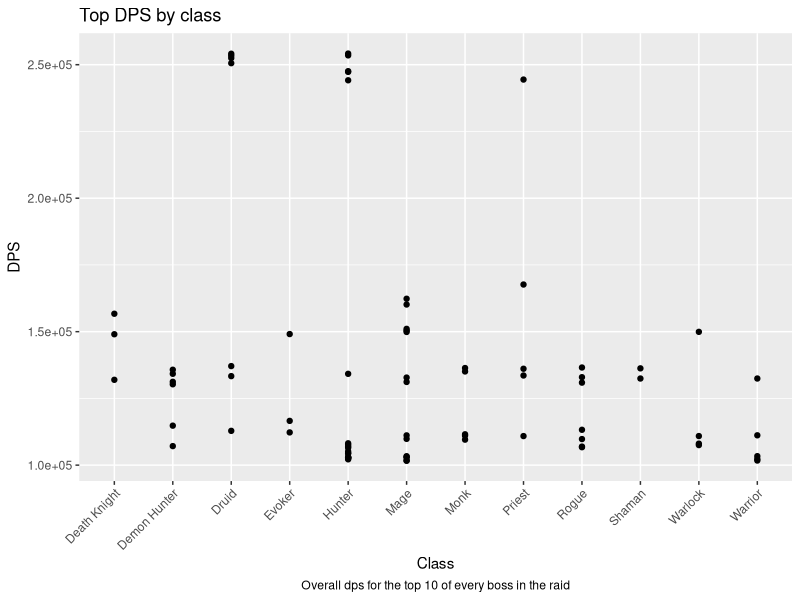
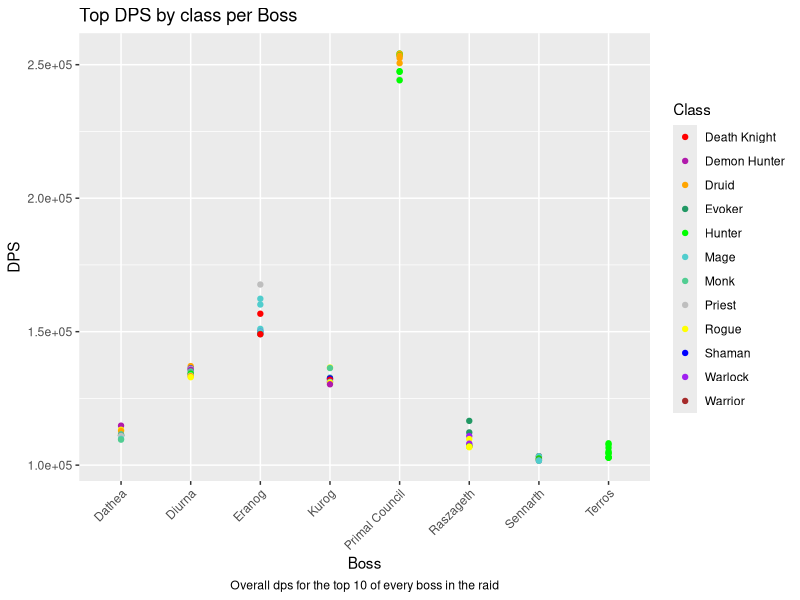
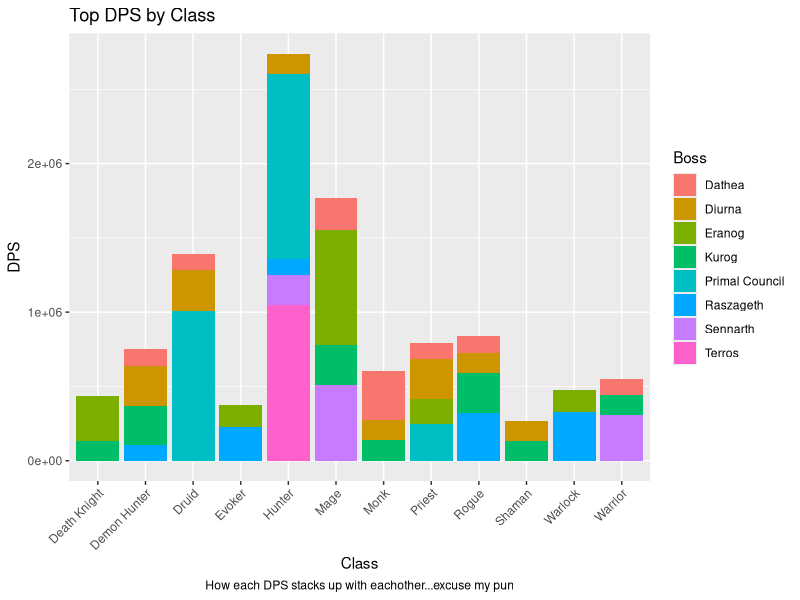
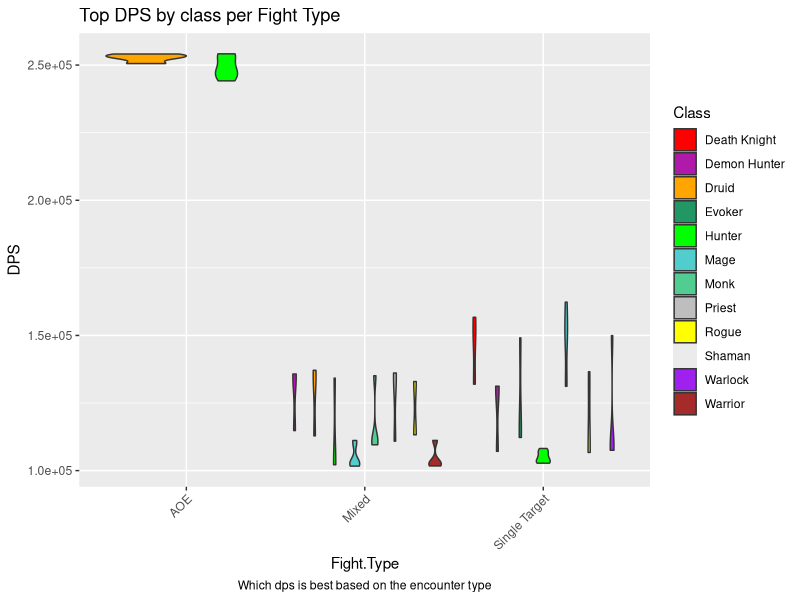
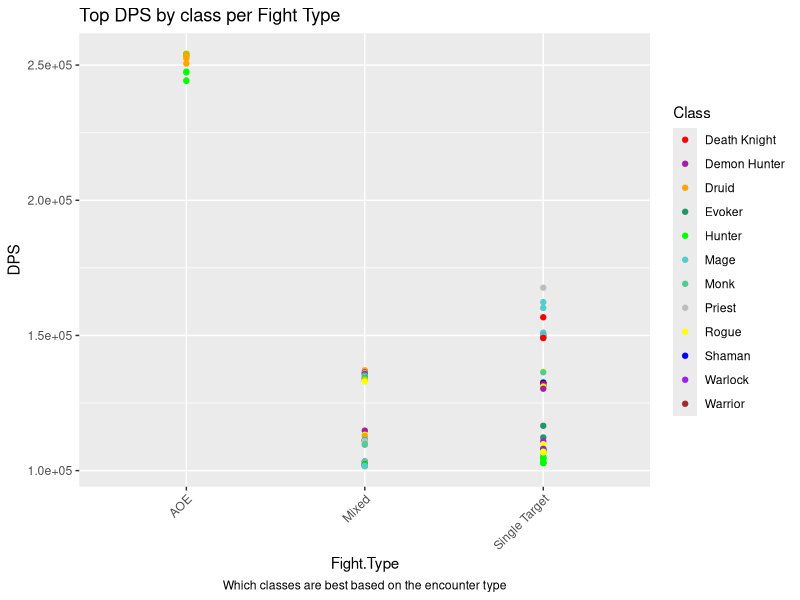
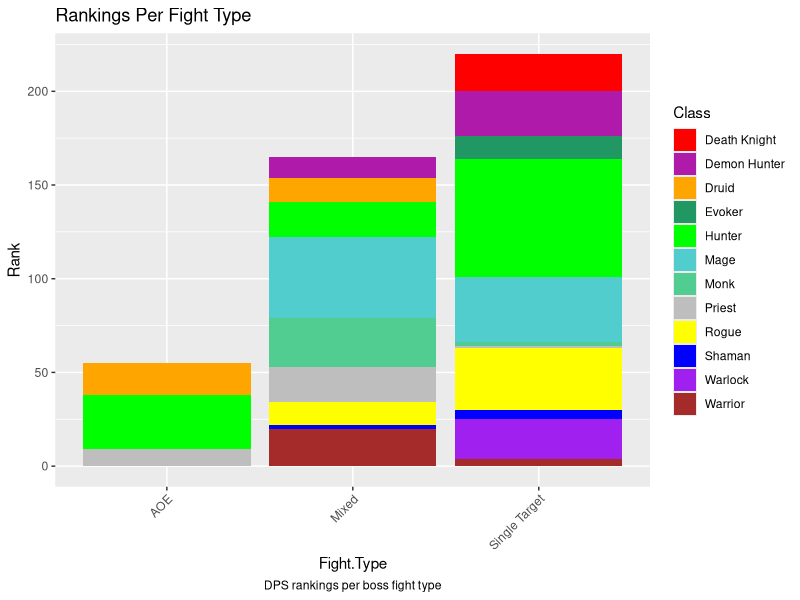
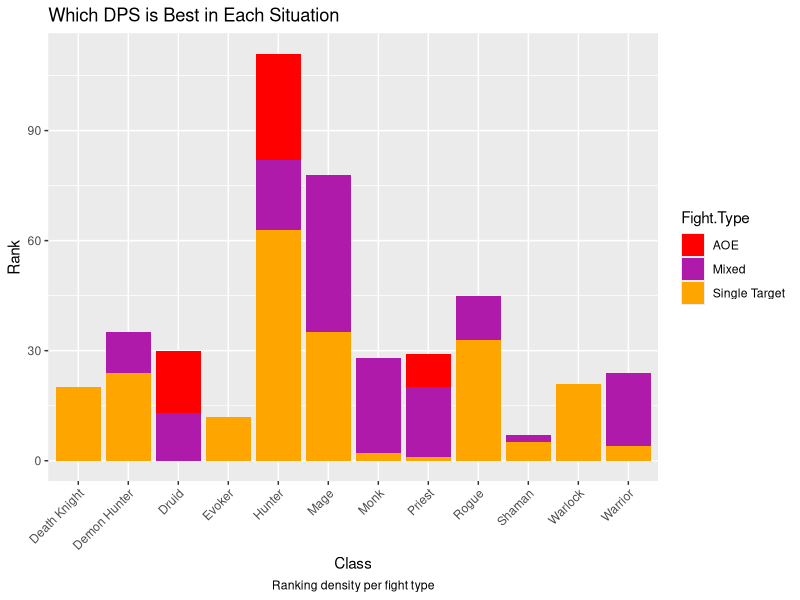

Recreate these plots in R, in order.
## ---- chunk 1
library(tidyverse)
library(dplyr)
library(ggplot2)
library(readxl)

DPSsheet<-read.csv("DataVizMidterm - Sheet1.csv")
## ---- chunk 2
library(scales)

ggplot(DPSsheet, aes(x=Class, y=DPS)) +
  geom_point() +
  labs(title = "Top DPS by class", caption = "Overall dps for the top 10 of every boss in the raid") +
  theme(plot.caption = element_text(hjust = .5)) +
  theme(axis.text.x = element_text(angle = 45, hjust = 1)) +
  scale_y_continuous(labels = scientific_format())
## ---- chunk 3
DPSsheet$Class <- factor(DPSsheet$Class)

ggplot(DPSsheet, aes(x=Boss, y=DPS, color = Class)) +
  geom_point()+
  labs(title = "Top DPS by class per Boss", caption = "Overall dps for the top 10 of every boss in the raid") +
  theme(plot.caption = element_text(hjust = .5)) +
  theme(axis.text.x = element_text(angle = 45, hjust = 1)) +
  scale_y_continuous(labels = scientific_format())+
  scale_color_manual(values = c("red", "#B01AAB", "orange", "#219864", "green", "#51CDCD", "#51CD92", "grey", "yellow", "blue", "purple", "brown"), drop = FALSE)
## ---- chunk 4
ggplot(DPSsheet, aes(x = Class, y=DPS, fill = Boss))+
  geom_col(position = "stack")+
  labs(title = "Top DPS by Class", caption = "How each DPS stacks up with eachother...excuse my pun") +
  theme(axis.text.x = element_text(angle = 45, hjust = 1))+
  theme(plot.caption = element_text(hjust = .5))

## ---- chunk 5
ggplot(DPSsheet, aes(x=Fight.Type, y=DPS, fill = Class)) +
  geom_violin()+
  labs(title = "Top DPS by class per Fight Type", caption = "Which dps is best based on the encounter type") +
  theme(plot.caption = element_text(hjust = .5)) +
  theme(axis.text.x = element_text(angle = 45, hjust = 1)) +
  scale_y_continuous(labels = scientific_format())+
  scale_fill_manual(values = c("red", "#B01AAB", "orange", "#219864", "green", "#51CDCD", "#51CD92", "grey", "yellow", "blue", "purple", "brown"), drop = FALSE)

## ---- chunk 6
ggplot(DPSsheet, aes(x=Fight.Type, y=DPS, color = Class)) +
  geom_point()+
  labs(title = "Top DPS by class per Fight Type", caption = "Which classes are best based on the encounter type") +
  theme(plot.caption = element_text(hjust = .5)) +
  theme(axis.text.x = element_text(angle = 45, hjust = 1)) +
  scale_y_continuous(labels = scientific_format())+
  scale_color_manual(values = c("red", "#B01AAB", "orange", "#219864", "green", "#51CDCD", "#51CD92", "grey", "yellow", "blue", "purple", "brown"), drop = FALSE)
## ---- chunk 7
ggplot(DPSsheet, aes(x=Fight.Type, y=Rank, fill = Class)) +
  geom_col()+
  labs(title = "Rankings Per Fight Type", caption = "DPS rankings per boss fight type") +
  theme(plot.caption = element_text(hjust = .5)) +
  theme(axis.text.x = element_text(angle = 45, hjust = 1)) +
  scale_fill_manual(values = c("red", "#B01AAB", "orange", "#219864", "green", "#51CDCD", "#51CD92", "grey", "yellow", "blue", "purple", "brown"), drop = FALSE)
## ---- chunk 8
ggplot(DPSsheet, aes(x=Class, y=Rank, fill = Fight.Type)) +
  geom_col()+
  labs(title = "Which DPS is Best in Each Situation", caption = "Ranking density per fight type") +
  theme(plot.caption = element_text(hjust = .5)) +
  theme(axis.text.x = element_text(angle = 45, hjust = 1)) +
  scale_fill_manual(values = c("red", "#B01AAB", "orange", "#219864", "green", "#51CDCD", "#51CD92", "grey", "yellow", "blue", "purple", "brown"), drop = FALSE)
